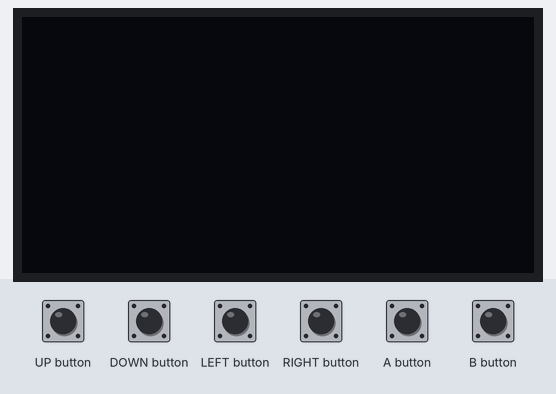
This program was run on a simulated Arduboy, built with avr-gcc and run on an emulated ATmega32U4. Shown: 128×64 one-colour display. The inputs (shaded band) are chosen by the test bench.

Above: at 1.2 s.
1.3 s: A button pressed for 1 s
At 2.7 s:
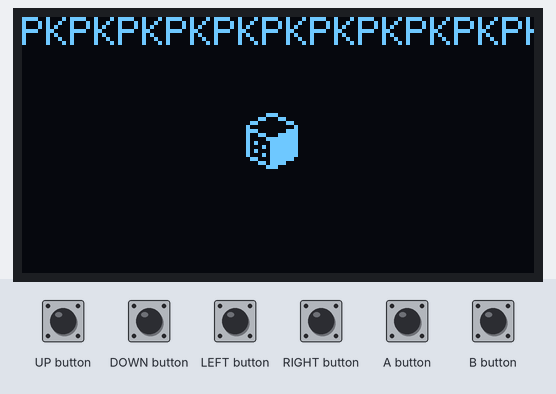
3.8 s: UP button pressed for 0.15 s
At 4.8 s:
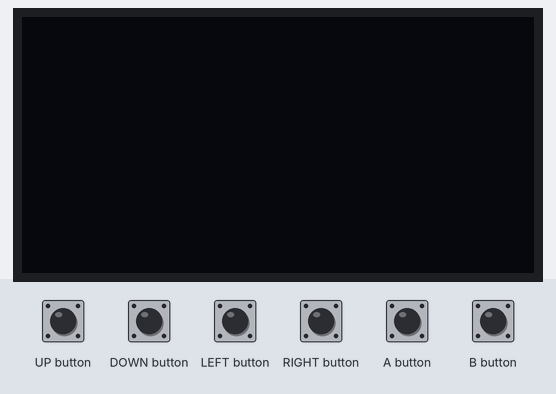
5.4 s: A button pressed for 0.15 s
At 6.7 s:
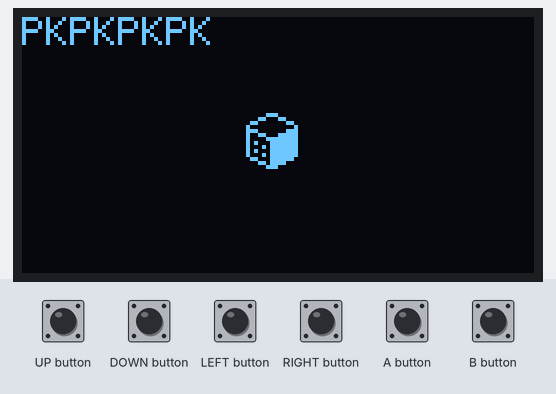
7.0 s: UP button pressed for 1 s
At 7.4 s:
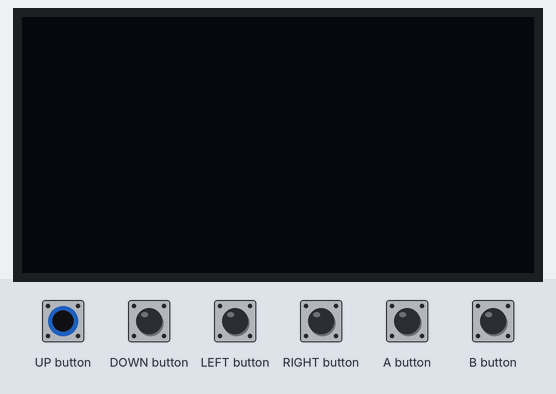
Timing chart, 0 to 10.0 s (numbered marks = the images above; inputs shaded):
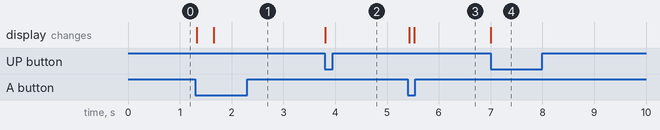

The program:

main.cpp
```cpp
#include <Arduboy2.h>

Arduboy2 arduboy;
Sprites sprites;

const unsigned char PROGMEM SMALLBOX[] = {
  16, 16,
  0xf8, 0x14, 0x94, 0x22, 0x22, 0x41, 0xc1, 0xc1, 0xe2, 0xe2, 0xf4, 0xf4, 0xf8, 0x00, 0x00, 0x00,
  0x07, 0x08, 0x0a, 0x10, 0x15, 0x20, 0x3f, 0x3f, 0x1f, 0x1f, 0x0f, 0x0f, 0x07, 0x00, 0x00, 0x00,
};

const unsigned char PROGMEM SMALLBOXMASK[] =
{
  16, 16,
  0xf8, 0xfc, 0xfc, 0xfe, 0xfe, 0xff, 0xff, 0xff, 0xfe, 0xfe, 0xfc, 0xfc, 0xf8, 0x00, 0x00, 0x00,
  0x07, 0x0f, 0x0f, 0x1f, 0x1f, 0x3f, 0x3f, 0x3f, 0x1f, 0x1f, 0x0f, 0x0f, 0x07, 0x00, 0x00, 0x00,
};

void setup() {
  arduboy.begin();
  arduboy.setFrameRate(30);
  arduboy.clear();
}

void cube() {
  arduboy.print(F("PK"));
  sprites.drawExternalMask(56, 24, SMALLBOX, SMALLBOXMASK, 0, 0);
}

void loop() {
  if (!(arduboy.nextFrame()))
    return;

  //arduboy.pollButtons();

  if (arduboy.pressed(A_BUTTON)) {
    cube();
  }
  if (arduboy.pressed(B_BUTTON)) {
    arduboy.clear();
  }

  if (arduboy.pressed(LEFT_BUTTON)) {}

  if (arduboy.pressed(RIGHT_BUTTON)) {
    arduboy.clear();
  }

  if (arduboy.pressed(UP_BUTTON)) {
    arduboy.clear();
  }

  if (arduboy.pressed(DOWN_BUTTON)) {
    arduboy.clear();
  }

  arduboy.display();
}
```

main0.cpp
```cpp
#include <Arduboy2.h>

Arduboy2 arduboy;

int horizSpin = 64;
int vertSpin1 = 88;
int vertSpin2 = 40;
int SpinRad = 38;

void setup() {
  arduboy.begin();
  arduboy.setFrameRate(30);
}

void loop() {

  if (!(arduboy.nextFrame()))
    return;

  if (arduboy.pressed(RIGHT_BUTTON)) {

  }

  arduboy.clear();

  for (int i = 60; i > 0; i--) {

    arduboy.fillRect(0, 0, 128, 64, BLACK);
    arduboy.fillCircle(horizSpin, vertSpin1, (SpinRad / 2) - 1 , BLACK);

    float SpinAng = i * 6;
    SpinAng = SpinAng / 57.296;
    float SpinAng2 = SpinAng + 90 / 57.296;

    int a = (horizSpin + (sin(SpinAng) * (SpinRad / 2)));
    int b = (vertSpin1 - (cos(SpinAng) * (SpinRad / 2))) / 2;
    int c = (horizSpin - (sin(SpinAng) * (SpinRad / 2)));
    int d = (vertSpin1 + (cos(SpinAng) * (SpinRad / 2))) / 2;
    int a1 = (horizSpin + (sin(SpinAng2) * (SpinRad / 2)));
    int b1 = (vertSpin1 - (cos(SpinAng2) * (SpinRad / 2))) / 2;
    int c1 = (horizSpin - (sin(SpinAng2) * (SpinRad / 2)));
    int d1 = (vertSpin1 + (cos(SpinAng2) * (SpinRad / 2))) / 2;
    int e = (horizSpin + (sin(SpinAng) * (SpinRad / 2)));
    int f = (vertSpin2 - (cos(SpinAng) * (SpinRad / 2))) / 2;
    int g = (horizSpin - (sin(SpinAng) * (SpinRad / 2)));
    int h = (vertSpin2 + (cos(SpinAng) * (SpinRad / 2))) / 2;
    int e1 = (horizSpin + (sin(SpinAng2) * (SpinRad / 2)));
    int f1 = (vertSpin2 - (cos(SpinAng2) * (SpinRad / 2))) / 2;
    int g1 = (horizSpin - (sin(SpinAng2) * (SpinRad / 2)));
    int h1 = (vertSpin2 + (cos(SpinAng2) * (SpinRad / 2))) / 2;

    arduboy.drawLine(a, b, a1, b1, WHITE);
    arduboy.drawLine(a1, b1, c, d, WHITE);
    arduboy.drawLine(c, d, c1, d1, WHITE);
    arduboy.drawLine(c1, d1, a, b, WHITE);
    arduboy.drawLine(e, f, e1, f1, WHITE);
    arduboy.drawLine(e1, f1, g, h, WHITE);
    arduboy.drawLine(g, h, g1, h1, WHITE);
    arduboy.drawLine(g1, h1, e, f, WHITE);
    arduboy.drawLine(a, b, e, f, WHITE);
    arduboy.drawLine(g, h, c, d, WHITE);
    arduboy.drawLine(a1, b1, e1, f1, WHITE);
    arduboy.drawLine(g1, h1, c1, d1, WHITE);

    arduboy.display();
  }
}
```

main1.cpp
```cpp
#include <Arduboy2.h>

Arduboy2 arduboy;

int horizSpin = 64;
int vertSpin1 = 88;
int vertSpin2 = 40;
int SpinRad = 38;

void setup() {
  arduboy.begin();
  arduboy.setFrameRate(30);
  Serial.begin(9600);
}

void cubeRight(){

}

void loop() {

  if (!(arduboy.nextFrame()))
    return;

  if (arduboy.pressed(RIGHT_BUTTON)) {
    cubeRight();
  }

  arduboy.clear();

  for (int i = 60; i > 0; i--) {

    arduboy.fillRect(0, 0, 128, 64, BLACK);
    arduboy.fillCircle(horizSpin, vertSpin1, (SpinRad / 2) - 1 , BLACK);

    float SpinAng = i * 6;
    SpinAng = SpinAng / 57.296;
    float SpinAng2 = SpinAng + 90 / 57.296;

    int a = (horizSpin + (sin(SpinAng) * (SpinRad / 2)));
    int b = (vertSpin1 - (cos(SpinAng) * (SpinRad / 2))) / 2;
    int c = (horizSpin - (sin(SpinAng) * (SpinRad / 2)));
    int d = (vertSpin1 + (cos(SpinAng) * (SpinRad / 2))) / 2;
    int a1 = (horizSpin + (sin(SpinAng2) * (SpinRad / 2)));
    int b1 = (vertSpin1 - (cos(SpinAng2) * (SpinRad / 2))) / 2;
    int c1 = (horizSpin - (sin(SpinAng2) * (SpinRad / 2)));
    int d1 = (vertSpin1 + (cos(SpinAng2) * (SpinRad / 2))) / 2;
    int e = (horizSpin + (sin(SpinAng) * (SpinRad / 2)));
    int f = (vertSpin2 - (cos(SpinAng) * (SpinRad / 2))) / 2;
    int g = (horizSpin - (sin(SpinAng) * (SpinRad / 2)));
    int h = (vertSpin2 + (cos(SpinAng) * (SpinRad / 2))) / 2;
    int e1 = (horizSpin + (sin(SpinAng2) * (SpinRad / 2)));
    int f1 = (vertSpin2 - (cos(SpinAng2) * (SpinRad / 2))) / 2;
    int g1 = (horizSpin - (sin(SpinAng2) * (SpinRad / 2)));
    int h1 = (vertSpin2 + (cos(SpinAng2) * (SpinRad / 2))) / 2;


    arduboy.drawLine(a, b, a1, b1, WHITE); Serial.println("a:" + String(a) + " b:" + String(b) + " a1:" + String(a1) + " b1:" + String(b1));
    arduboy.drawLine(a1, b1, c, d, WHITE);
    arduboy.drawLine(c, d, c1, d1, WHITE);
    arduboy.drawLine(c1, d1, a, b, WHITE);

    arduboy.drawLine(e, f, e1, f1, WHITE);
    arduboy.drawLine(e1, f1, g, h, WHITE);
    arduboy.drawLine(g, h, g1, h1, WHITE);
    arduboy.drawLine(g1, h1, e, f, WHITE);

    arduboy.drawLine(a, b, e, f, WHITE);
    arduboy.drawLine(g, h, c, d, WHITE);
    arduboy.drawLine(a1, b1, e1, f1, WHITE);
    arduboy.drawLine(g1, h1, c1, d1, WHITE);


    arduboy.display();
  }
}
```

Measured:
- after the input at 1.3 s, the display: first changes at once (image 1 shows a later state)
- after the input at 3.8 s, the display: changes at once (image 2)
- after the input at 5.4 s, the display: first changes at once (image 3 shows a later state)
- after the input at 7.0 s, the display: changes at once (image 4)
